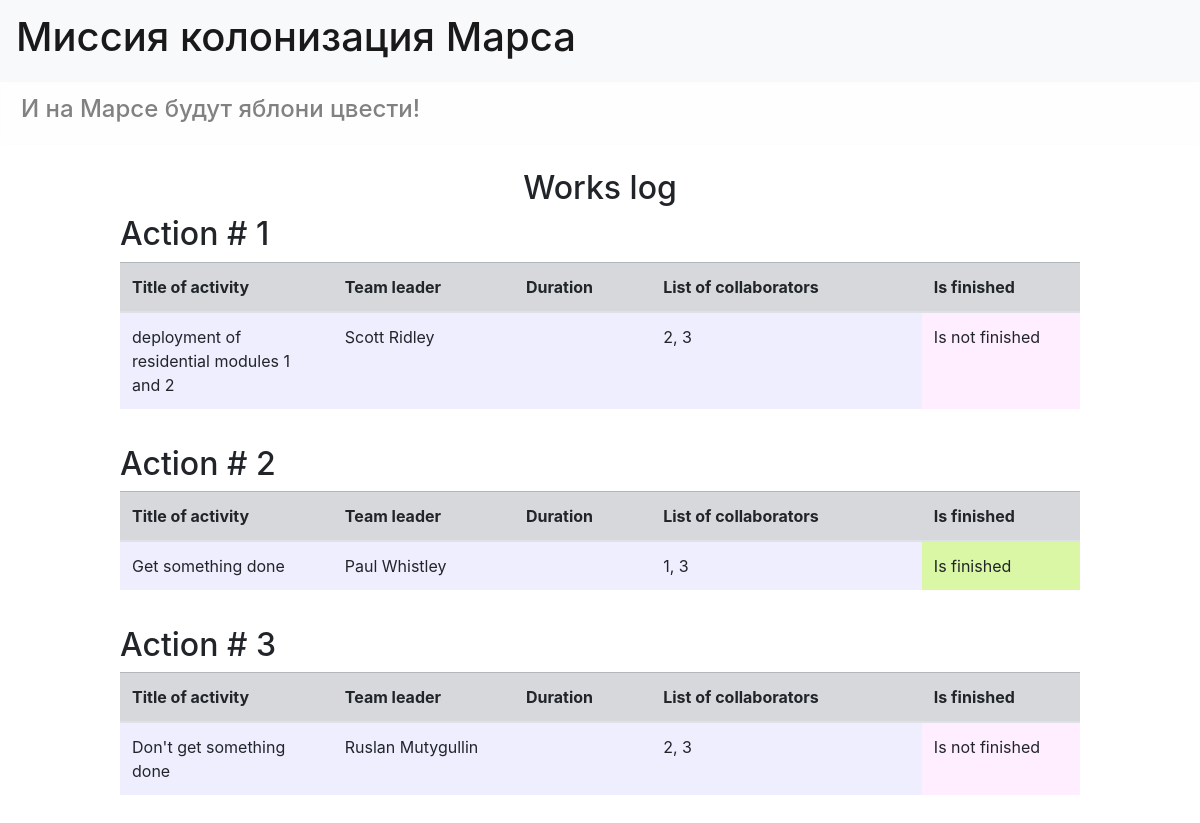
/index, run on the app's committed database.
### data/jobs.py (models this page shows, shortened)
class Jobs(SqlAlchemyBase):
    __tablename__ = 'jobs'
    id = sqlalchemy.Column(sqlalchemy.Integer, primary_key=True, autoincrement=True)
    team_leader = sqlalchemy.Column(sqlalchemy.Integer, sqlalchemy.ForeignKey('users.id'),
                                    nullable=True)
    job = sqlalchemy.Column(sqlalchemy.String, nullable=True)
    work_size = sqlalchemy.Column(sqlalchemy.Integer, nullable=True)
    collaborators = sqlalchemy.Column(sqlalchemy.String, nullable=True)
    start_date = sqlalchemy.Column(sqlalchemy.DateTime, default=datetime.datetime.now)
    end_date = sqlalchemy.Column(sqlalchemy.DateTime, default=datetime.datetime.now)
    is_finished = sqlalchemy.Column(sqlalchemy.Boolean)
    team_leader_obj = orm.relation('User', foreign_keys=team_leader)

### data/users.py (models this page shows)
class User(SqlAlchemyBase):
    __tablename__ = 'users'
    id = sqlalchemy.Column(sqlalchemy.Integer, primary_key=True, autoincrement=True)
    surname = sqlalchemy.Column(sqlalchemy.String, nullable=True)
    name = sqlalchemy.Column(sqlalchemy.String, nullable=True)
    age = sqlalchemy.Column(sqlalchemy.Integer, nullable=True)
    position = sqlalchemy.Column(sqlalchemy.String, nullable=True)
    speciality = sqlalchemy.Column(sqlalchemy.String, nullable=True)
    address = sqlalchemy.Column(sqlalchemy.String, nullable=True)
    email = sqlalchemy.Column(sqlalchemy.String, unique=True, nullable=True)
    hashed_password = sqlalchemy.Column(sqlalchemy.String, nullable=True)
    modified_date = sqlalchemy.Column(sqlalchemy.DateTime, default=datetime.datetime.now)

### main.py (the view)
@app.route('/')
@app.route('/index')
def index():
    base_params = {'css_path': url_for('static', filename='css/style.css')}
    session = db_session.create_session()
    jobs = session.query(Jobs).all()
    return render_template('index.html', title='Works log', jobs=jobs, **base_params)

### data/db_session.py (called while the page is built)
def create_session() -> Session:
    global __factory
    return __factory()

### templates/index.html
{% extends 'base.html' %}
{% block content %}
<h2 class="log-header">Works log</h2>
{% for job in jobs %}
<div class="action-card">
  <h2>Action # {{ job.id }}</h2>
  <table class="table">
    <thead class="table-secondary">
      <tr>
        <th scope="col">Title of activity</th>
        <th scope="col">Team leader</th>
        <th scope="col">Duration</th>
        <th scope="col">List of collaborators</th>
        <th scope="col">Is finished</th>
      </tr>
    </thead>
  <tbody>
    <tr class="table-content">
      <td>{{ job.job }}</td>
      <td>{{ [job.team_leader_obj.surname, job.team_leader_obj.name]|join(' ') }}</td>
      <td>{{ job.duration }}</td>
      <td>{{ job.collaborators }}</td>
      {% if job.is_finished %}
      <td class="success"> Is finished</td>
      {% else %}
      <td class="failure">Is not finished</td>
      {% endif %}
    </tr>
  </tbody>
  </table>
</div>
{% endfor %}
{% endblock %}

### templates/base.html (shortened to what this page needs)
<!DOCTYPE html>
<html lang="en">
<head>
  <link rel="stylesheet" href="https://cdn.jsdelivr.net/npm/bootstrap@4.6.0/dist/css/bootstrap.min.css"
>
  <link rel="stylesheet" href="{{ css_path }}">
</head>
<body>
<nav class="navbar navbar-light bg-light">
  <span class="navbar-brand mb-0 h1"><h1>Миссия колонизация Марса</h1></span>
</nav>
<div class="alert alert-light mb-4" role="alert">
  <h4>И на Марсе будут яблони цвести!</h4>
</div>
{% block content %}
{% endblock %}
</body>
</html>

### static/css/style.css (style rules this page uses)
.action-card { margin-bottom: 3%; max-width: 80%; margin-left: auto; margin-right: auto }
.log-header { text-align: center; }
.table-content { background-color: #eeeeff; }
.table-content > td { max-width: 60px; }
td.success { background-color: #daf7a6; }
td.failure { background-color: #ffeeff; }

### data on the page
Jobs: id "1", job "deployment of residential modules 1 and 2", collaborators "2, 3", is_finished "Is not finished"
User: surname+name "Scott Ridley"
Jobs: id "2", job "Get something done", collaborators "1, 3", is_finished "Is finished"
User: surname+name "Paul Whistley"
Jobs: id "3", job "Don't get something done", collaborators "2, 3", is_finished "Is not finished"
User: surname+name "Ruslan Mutygullin"
